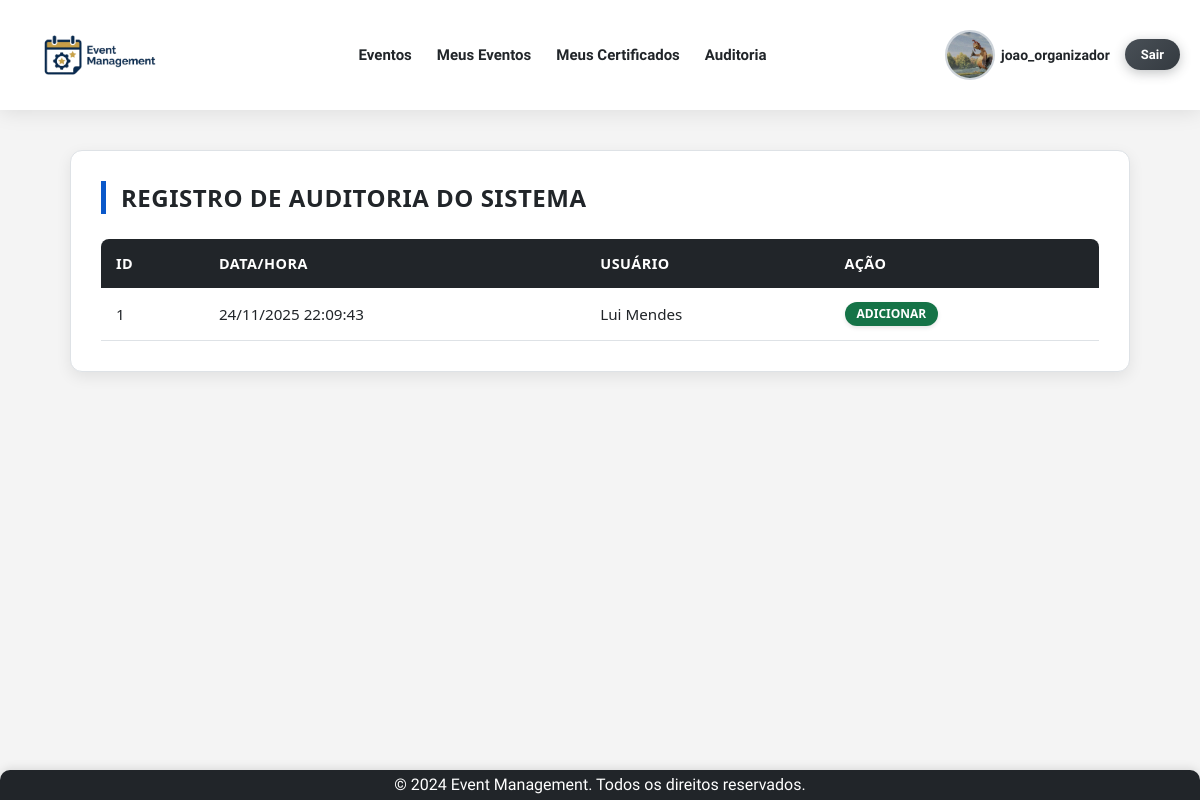
Before: /auditorial/ (signed in) with the older database file.
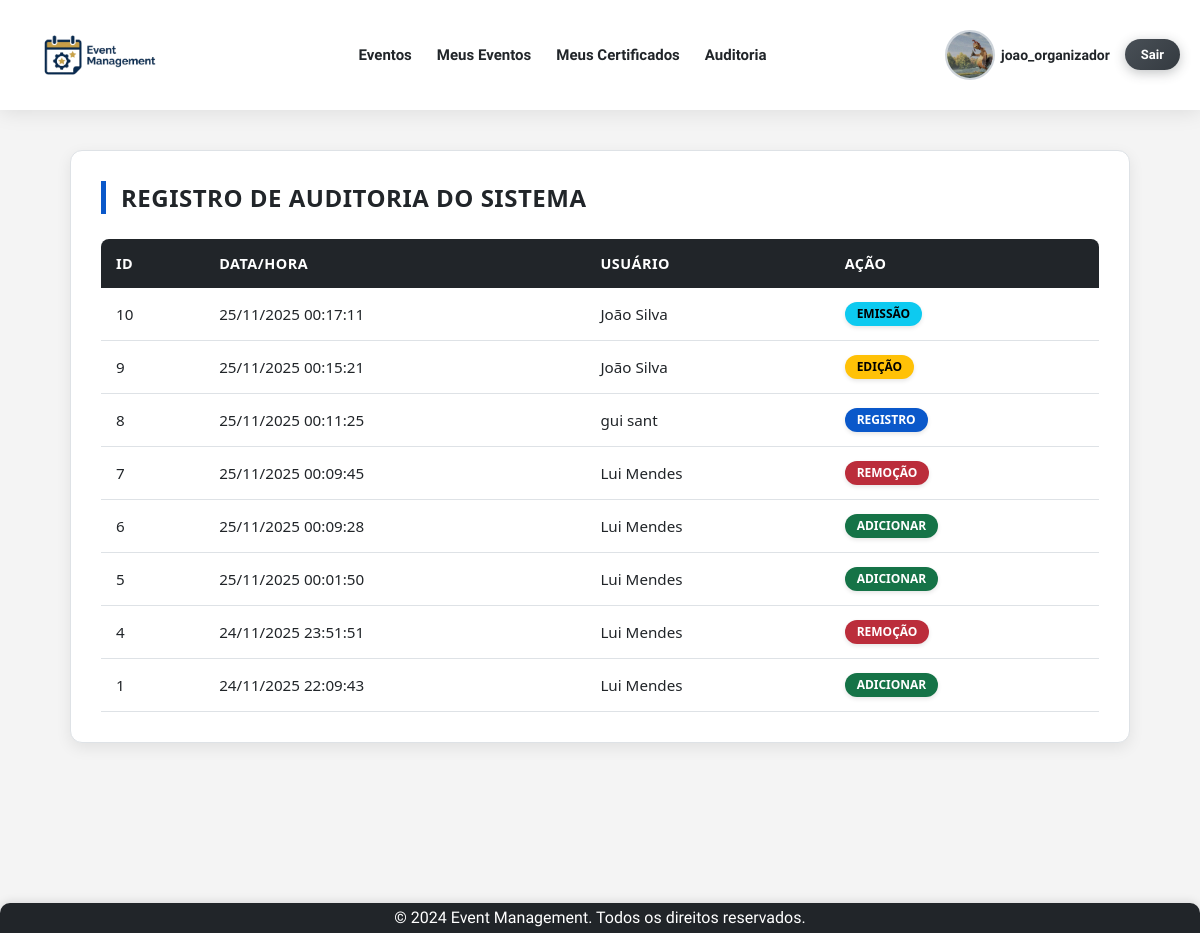
After: the same page with the newer database file.
### app/models.py (models this page shows, shortened)
class UserRegister(AbstractBaseUser):
    type_user_choices = [
        ('Estudante', 'Estudante'),
        ('Professor', 'Professor'),
        ('Organizador', 'Organizador'),
    ]
    username = models.CharField(max_length=150, unique=True)
    email = models.EmailField(unique=True)
    name = models.CharField(max_length=150)
    phone = models.CharField(max_length=20, blank=True, null=True)
    institution = models.CharField(max_length=150, blank=True, null=True)
    user_type = models.CharField(max_length=20, choices=type_user_choices, default ='Estudante', verbose_name="Tipo de Usuário")
    image = models.ImageField(upload_to='usuarios/', null=True, blank=True)
    USERNAME_FIELD = 'username' # Define 'username' como o campo usado para login.
    REQUIRED_FIELDS = ['email', 'name'] # Define os campos obrigatórios na criação de usuário (além de USERNAME_FIELD e password).
    objects = UserRegisterManager() # Associa o Manager customizado ao modelo.
    class Meta:
        db_table = 'user_register'
        ordering = ['username']
        verbose_name = 'Registro de Usuário'
        verbose_name_plural = 'Registros de Usuário'
    def get_full_name(self): # Método padrão do Django para obter o nome completo.
        name = getattr(self, 'name', None)
        if name:
            return name

class Auditoria(models.Model):
    user = models.ForeignKey(
        settings.AUTH_USER_MODEL,
        on_delete=models.CASCADE,
        verbose_name="Usuário"
    )
    action = models.CharField(max_length=255, verbose_name="Ação")
    timestamp = models.DateTimeField(auto_now_add=True, verbose_name="Data e Hora") # Define que a data/hora é definida automaticamente na criação.
    class Meta:
        db_table = 'auditoria'
        verbose_name = "Auditoria"
        verbose_name_plural = "Auditorias"
        ordering = ['-timestamp']

### app/views.py (the view)
# urls.py: path('auditorial/', views.auditorial, name='auditorial'),
def auditorial(request):
    if not request.user.is_authenticated or request.user.user_type != 'Organizador': # Restringe o acesso apenas para usuários autenticados com user_type 'Organizador'.
        messages.error(request, 'Você não tem permissão para acessar o auditorial.')
        return redirect('home')
    logs = Auditoria.objects.all().order_by('-timestamp') # Busca todos os logs de auditoria e ordena por data/hora decrescente.
    context = {
        'logs': logs
    }
    return render(request, 'auditorial.html', context)

### app/templates/auditorial.html (shortened to what this page needs)
{% extends "base.html" %}
{% load static %}
{% block content %}
<div class="container">
    <div class="card card-large">
        <h2 class="text-center mb-lg">Registro de Auditoria do Sistema</h2>
        {% if not logs %}
        <div class="alert alert-info text-center" role="alert">
            Não há registros de auditoria disponíveis.
        </div>
        {% else %}
        <div class="table-responsive">
            <table class="table table-striped table-hover">
                <thead class="thead-dark">
                    <tr>
                        <th scope="col">ID</th>
                        <th scope="col">Data/Hora</th>
                        <th scope="col">Usuário</th>
                        <th scope="col">Ação</th>
                    </tr>
                </thead>
                <tbody>
                    {% for log in logs %}
                    <tr>
                        <td>{{ log.id }}</td>
                        <td>{{ log.timestamp|date:"d/m/Y H:i:s" }}</td>
                        <td>{{ log.user.get_full_name }}</td>
                        <td>
                            {% if "Emitir " in log.action %}
                                <span class="badge bg-info">EMISSÃO</span>
                            {% elif "Adicionar" in log.action %}
                                <span class="badge bg-success">ADICIONAR</span>
                            {% elif "Registro" in log.action %}
                                <span class="badge bg-primary">REGISTRO</span>
                            {% elif "Remover" in log.action %}
                                <span class="badge bg-danger">REMOÇÃO</span>
                            {% elif "Editar" in log.action %}
                                <span class="badge bg-warning">EDIÇÃO</span>
                            {% else %}
                                <span class="badge bg-primary">{{ log.action }}</span>
                            {% endif %}
                        </td>
                    </tr>
                    {% endfor %}
                </tbody>
            </table>
        </div>
        {% endif %}
    </div>
</div>
{% endblock %}

### app/templates/base.html (shortened to what this page needs)
{% load static %}
<!DOCTYPE html>
<html lang="pt-br">
<head>
    <link rel="stylesheet" type="text/css" href="{% static 'css/style.css' %}">
</head>
<body>
    <header class="header">
        {% block header %}
        <nav>
            <div class="nav-brand">
                <a href="{% url 'home' %}"><img class="logo" src="{% static 'img/logo.png' %}" alt="logo do sistema de Gerenciamento de Eventos"></a>
            </div>
            <ul class="nav-menu">
                <li><a id="event_button" href="{% url 'event_list' %}">Eventos</a></li>
                {% if user.is_authenticated %}
                    <li>
                        <a href="{% url 'event_subscribed' %}">Meus Eventos</a>
                    </li>
                    <li>
                        <a href="{% url 'certificate_list' %}">Meus Certificados</a>
                    </li>
                {% endif %}
                {% if user.user_type == 'Organizador' %}
                    <li>
                        <a href="{% url 'auditorial' %}">Auditoria</a>
                    </li>
                {% endif %}
            </ul>
            <div class="user-actions">
                {% if user.is_authenticated %}
                    <a class="profile-link" href="{% url 'profile' %}">
                        {% if user.image %}
                            <img class="user-avatar-menu" src="{{ user.image.url }}" alt="Avatar de {{ user.username }}">
                        {% else %}
                            <img class="user-avatar-menu" src="{% static 'img/default-avatar.jpg' %}" alt="Avatar padrão">
                        {% endif %}
                        <span class="profile-username">{{ user.username }}</span>
                    </a>
                    <a class="logout-link" href="{% url 'logout' %}">Sair</a>
                {% else %}
                    <a href="{% url 'login' %}">Entrar</a>
                    <a href="{% url 'register' %}">Registro</a>
                {% endif %}
            </div>
        </nav>
        {% endblock %}
    </header>
    <main>
        {% block content %}{% endblock %}
    </main>
    <footer class="footer">
        {% block footer %}
            <p>&copy; 2024 Event Management. Todos os direitos reservados.</p>
        {% endblock %}
    </footer>
</body>
</html>

### static/css/style.css (style rules this page uses)
* { margin: 0; padding: 0; box-sizing: border-box; scroll-behavior: smooth; }
body { font-family: 'BioRhyme', serif; font-optical-sizing: auto; font-weight: 400; font-style: normal; font-variation-settings: "wdth" 100; background: #f4f4f4; color: #212529; overflow-x: hidden; min-height: 100vh; display: flex; flex-direction: column; }
.header { background: #ffffff; box-shadow: 0 2px 20px rgba(0, 0, 0, 0.1); padding: 0 20px; position: sticky; top: 0; z-index: 1000; }
.header nav { display: flex; align-items: center; justify-content: space-between; max-width: 1200px; margin: 0 auto; padding: 12px 0; }
.header ul { display: flex; list-style: none; margin: 0; padding: 0; align-items: center; gap: 25px; }
.logo { display: flex; align-items: center; justify-content: center; padding: 8px 16px; transition: all 0.4s ease; max-width: 160px; }
.header .nav-brand a::after { content: none; }
.header nav a { text-decoration: none; color: #212529; font-weight: 600; font-size: 15px; transition: all 0.3s ease; position: relative; padding: 6px 0; }
.header nav a::after { content: ''; position: absolute; bottom: 0; left: 0; width: 0; height: 2px; background: #0a58ca; transition: width 0.3s ease; }
.header .user-actions a::after { content: none; }
.user-actions { display: flex; align-items: center; gap: 15px; }
.profile-link { display: flex; align-items: center; gap: 6px; text-decoration: none; color: #212529; transition: all 0.3s ease; }
.user-avatar-menu { width: 50px; height: 50px; border-radius: 50%; object-fit: cover; border: 2px solid #ced4da; transition: all 0.3s ease; }
.profile-username { font-weight: 600; font-size: 14px; }
.user-actions a:not(.profile-link) { background: linear-gradient(135deg, #4c51bf 0%, #764ba2 100%); color: white; padding: 8px 16px; border-radius: 20px; font-weight: 700; font-size: 13px; text-decoration: none; transition: all 0.3s ease; box-shadow: 0 3px 12px rgba(76, 81, 191, 0.3); }
.logout-link { background: linear-gradient(135deg, #495057 0%, #343a40 100%) !important; box-shadow: 0 3px 12px rgba(52, 58, 64, 0.3) !important; }
main { flex: 1; min-height: calc(100vh - 200px); padding-bottom: 150px; width: 100%; }
.footer { background: #212529; color: #fff; text-align: center; padding: 15px 0; position: fixed; width: 100%; bottom: 0; left: 0; box-shadow: 0 -2px 8px rgba(0, 0, 0, 0.1); z-index: 1000; border-radius: 10px 10px 0 0; }
.footer p { margin: -10px; }
.container { max-width: 1100px; margin: 40px auto; padding: 0 20px; font-family: 'Segoe UI', Tahoma, Geneva, Verdana, sans-serif; }
.card { background-color: #ffffff; border-radius: 12px; box-shadow: 0 5px 15px rgba(0, 0, 0, 0.08); padding: 30px; border: 1px solid #dee2e6; }
.card h2 { color: #212529; font-weight: 600; margin-bottom: 25px; text-transform: uppercase; letter-spacing: 0.5px; font-size: 1.5rem; border-left: 5px solid #0a58ca; padding-left: 15px; }
.table-responsive { overflow-x: auto; }
.table { width: 100%; border-collapse: collapse; margin-bottom: 0; }
.thead-dark th { background-color: #212529; color: #ffffff; padding: 15px; font-weight: 600; text-align: left; font-size: 0.9rem; text-transform: uppercase; letter-spacing: 0.5px; }
.thead-dark th:first-child { border-top-left-radius: 8px; }
.thead-dark th:last-child { border-top-right-radius: 8px; }
.table tbody td { padding: 14px 15px; border-bottom: 1px solid #dee2e6; color: #212529; vertical-align: middle; font-size: 0.95rem; }
.badge { display: inline-block; padding: 6px 12px; font-size: 0.75rem; font-weight: 700; line-height: 1; text-align: center; white-space: nowrap; vertical-align: baseline; border-radius: 50px; color: #fff; box-shadow: 0 2px 4px rgba(0,0,0,0.1); }
.bg-info { background-color: #0dcaf0; color: #000; }
.bg-success { background-color: #157347; }
.bg-primary { background-color: #0a58ca; }
.bg-danger { background-color: #bb2d3b; }
.bg-warning { background-color: #ffc107; color: #000; }

Changed rows visible on the page:
added Auditoria: id "10", timestamp "25/11/2025 00:17:11", user.get_full_name "João Silva", shows "EMISSÃO"
added Auditoria: id "9", timestamp "25/11/2025 00:15:21", user.get_full_name "João Silva", action "EDIÇÃO"
added Auditoria: id "8", timestamp "25/11/2025 00:11:25", user.get_full_name "gui sant", action "REGISTRO"
added Auditoria: id "7", timestamp "25/11/2025 00:09:45", user.get_full_name "Lui Mendes", action "REMOÇÃO"
added Auditoria: id "6", timestamp "25/11/2025 00:09:28", user.get_full_name "Lui Mendes", action "ADICIONAR"
added Auditoria: id "5", timestamp "25/11/2025 00:01:50", user.get_full_name "Lui Mendes", action "ADICIONAR"
added Auditoria: id "4", timestamp "24/11/2025 23:51:51", user.get_full_name "Lui Mendes", action "REMOÇÃO"
